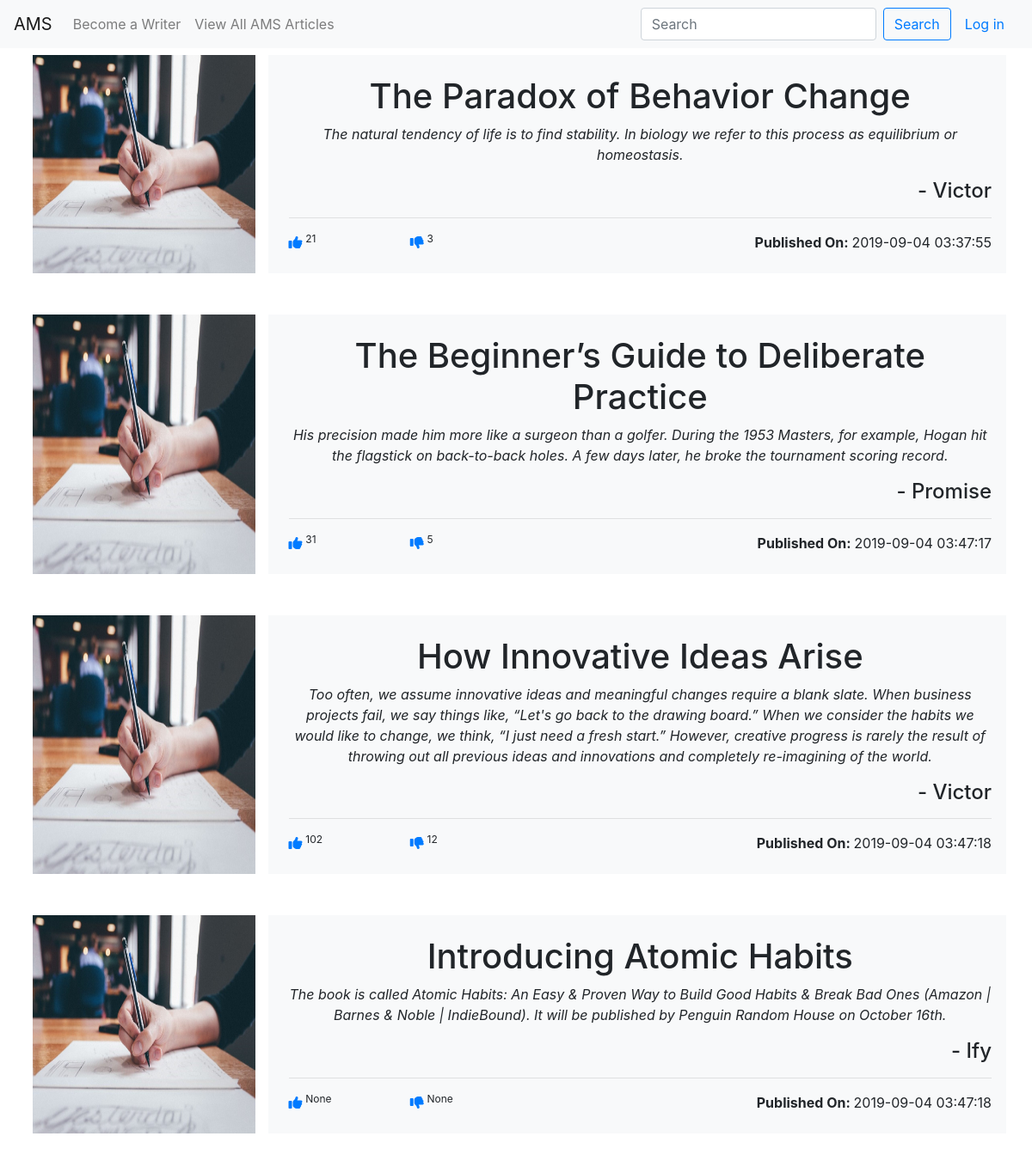
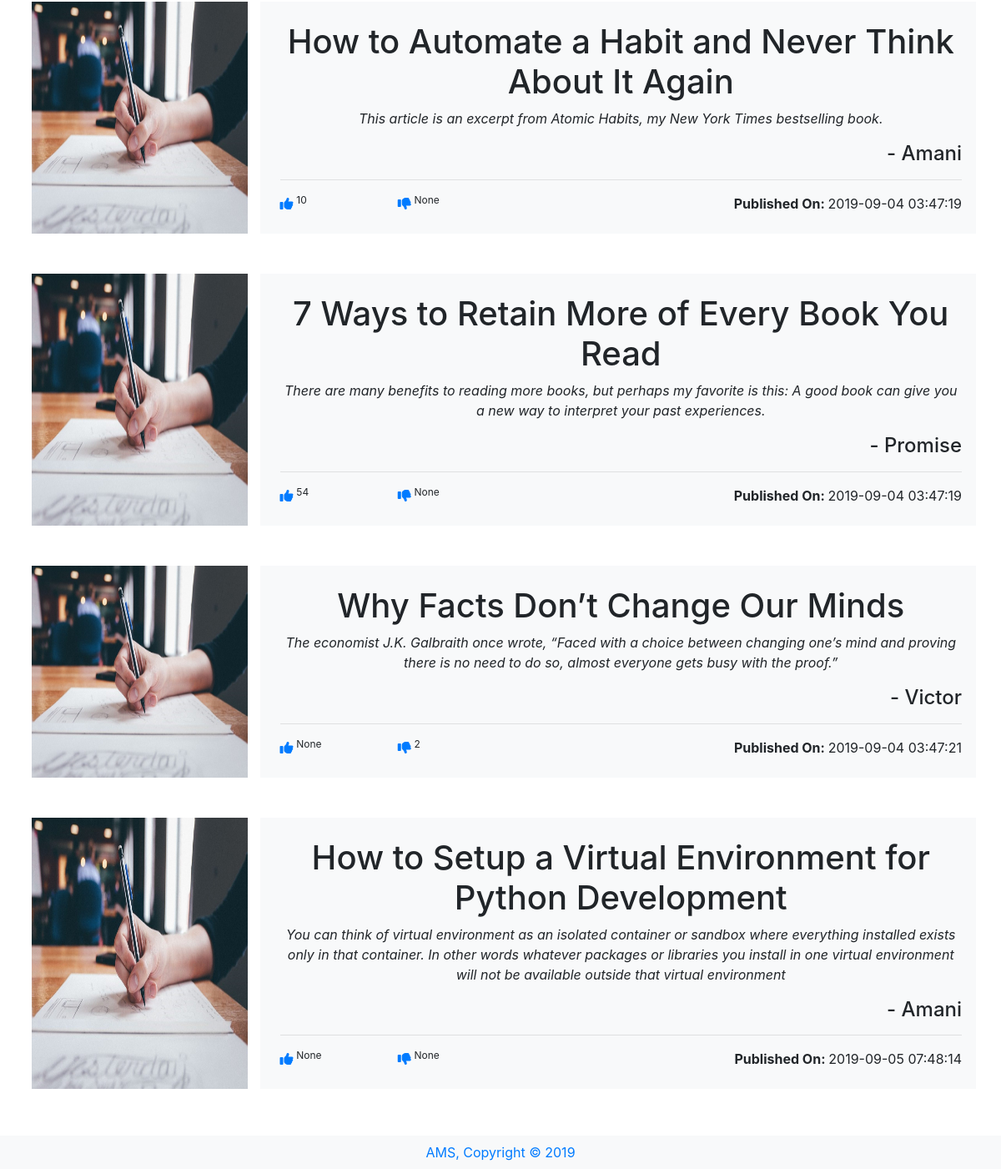
Screenshot of /viewall with the database file from the repository (2 pictures, top to bottom).
### tables this page shows
CREATE TABLE 'articles' ('id' integer PRIMARY KEY AUTOINCREMENT NOT NULL, 'userid' smallint NOT NULL, 'title' varchar(255) NOT NULL, 'description' varchar(300) NOT NULL, 'content' text NOT NULL, 'like' smallint, 'dislike' smallint, 'image' bytea, 'date' timestamp NOT NULL DEFAULT CURRENT_TIMESTAMP);

CREATE TABLE users(
    id INTEGER NOT NULL PRIMARY KEY,
    username VARCHAR(255) NOT NULL UNIQUE,
    email VARCHAR(255) NOT NULL UNIQUE,
    password VARCHAR(255) NOT NULL
);

### application.py (the view)
@app.route("/viewall")
def viewall():
    rows = db.execute("""SELECT articles.id, users.username, articles.title, articles.description,
    articles.content, articles.like, articles.dislike, articles.image, articles.date
    FROM users JOIN articles ON users.id = articles.userid""")
    return render_template("viewall.html", data=rows)

### application.py (called while the page is built)
@app.after_request
def after_request(response):
    response.headers["Cache-Control"] = "no-cache, no-store, must-revalidate"
    response.headers["Expires"] = 0
    response.headers["Pragma"] = "no-cache"
    return response

### templates/viewall.html (shortened to what this page needs)
{% extends "layout.html" %} {% block title %} View {% endblock %} {% block main
%}
<div id="articles" class="row">
  {% for datum in data %}
  <div class="article-img col-md-3">
    <img src="../static/article2.jpg" alt="">
  </div>
  <div class="article mb-5 bg-light p-4 col-md-9" onclick="openClose('more{{ datum.id }}')">
    <div class="article_head">
    <h1>{{ datum.title }}</h1>
    <p><i>{{ datum.description }}</i></p>
  </div>
  <h4 class="text-right">- {{ datum.username }}</h4>
  <hr>
    <div class="article_footer row">
      <span class="col-2 text-left"><b><i class="fas fa-thumbs-up text-primary"></i> </b><sup>{{ datum.like }}</sup></span>
      <span class="col-2 text-left"><b><i class="fas fa-thumbs-down text-primary"></i> </b><sup>{{ datum.dislike }}</sup></span>
      <span class="col-8 text-right"><b>Published On: </b>{{ datum.date }}</span>
    </div>
  </div>
  {% endfor %}
</div>
{% endblock %}

### templates/layout.html (shortened to what this page needs)
<!DOCTYPE html>
<html lang="en">
  <head>
    <link
      rel="stylesheet"
      href="/static/bootstrap.min.css"
    />
    <link rel="stylesheet" href="/static/styles.css" />
  </head>
  <body>
    <nav class="navbar navbar-expand-lg navbar-light bg-light">
      <a class="navbar-brand" href="/">AMS</a>
      <div class="collapse navbar-collapse" id="navbarSupportedContent">
        <ul class="navbar-nav mr-auto">
          {% if session.user_id %}
          <li class="nav-item">
            <a class="nav-link" href="/article">Write an Article</a>
          </li>
          <li class="nav-item dropdown">
            <a
              class="nav-link dropdown-toggle"
              href="#"
              id="navbarDropdown"
              role="button"
              data-toggle="dropdown"
            >
              My Articles
            </a>
            <div class="dropdown-menu" aria-labelledby="navbarDropdown">
              <a class="dropdown-item" href="/view">View My Articles</a>
              <a class="dropdown-item" href="/edit">Edit an Article</a>
              <div class="dropdown-divider"></div>
              <a class="dropdown-item" href="#">Something else here</a>
            </div>
          </li>
          {% else %}
          <li class="nav-item">
            <a class="nav-link" href="/register">Become a Writer</a>
          </li>
          {% endif %}
          <li class="nav-item">
            <a class="nav-link" href="viewall">View All AMS Articles</a>
          </li>
        </ul>
        <form class="form-inline my-2 my-lg-0" action="/search" method="GET">
          <input
            class="form-control mr-sm-2"
            type="search"
            name="search"
            placeholder="Search"
          />
          <button class="btn btn-outline-primary my-2 my-sm-0" type="submit">
            Search
          </button>
          {% if session.user_id %}
          <a class="nav-link" href="/logout">Log out</a>
          {% else %}
          <a class="nav-link" href="/login">Log in</a>
          {% endif %}
        </form>
      </div>
    </nav>
    <main class="container p-2">
      {% block main %}{% endblock %}
    </main>
    <footer class="text-center bg-light p-2">
      <a href="/">AMS, Copyright &copy; 2019</a>
    </footer>
  </body>
</html>

### static/styles.css (style rules this page uses)
h1 { text-align: center; }
main { overflow-x: auto; text-align: center; }
.article { cursor: pointer; }
.article-img img { width: 100%; height: 100%; object-fit: fill; padding-bottom: 3em; }

### rows the page displays
articles: title "The Paradox of Behavior Change", description "The natural tendency of life is to find stability. In biology we refer to this process as equilibrium or homeostasis.", username "Victor", like "21", dislike "3", date "2019-09-04 03:37:55"
articles: title "The Beginner’s Guide to Deliberate Practice", description "His precision made him more like a surgeon than a golfer. During the 1953 Masters, for example, Hogan hit the flagstick on back-to-back holes. A few days later, he broke the tournament scoring record.", username "Promise", like "31", dislike "5", date "2019-09-04 03:47:17"
articles: title "How Innovative Ideas Arise", description "Too often, we assume innovative ideas and meaningful changes require a blank slate. When business projects fail, we say things like, “Let's go back to the drawing board.” When we consider the habits we would like to change, we think, “I just need a fresh start.” However, creative progress is rarely the result of throwing out all previous ideas and innovations and completely re-imagining of the world.", username "Victor", like "102", dislike "12", date "2019-09-04 03:47:18"
articles: title "Introducing Atomic Habits", description "The book is called Atomic Habits: An Easy & Proven Way to Build Good Habits & Break Bad Ones (Amazon | Barnes & Noble | IndieBound). It will be published by Penguin Random House on October 16th.", username "Ify", like "None", dislike "None", date "2019-09-04 03:47:18"
articles: title "How to Automate a Habit and Never Think About It Again", description "This article is an excerpt from Atomic Habits, my New York Times bestselling book.", username "Amani", like "10", dislike "None", date "2019-09-04 03:47:19"
articles: title "7 Ways to Retain More of Every Book You Read", description "There are many benefits to reading more books, but perhaps my favorite is this: A good book can give you a new way to interpret your past experiences.", username "Promise", like "54", dislike "None", date "2019-09-04 03:47:19"
articles: title "Why Facts Don’t Change Our Minds", description "The economist J.K. Galbraith once wrote, “Faced with a choice between changing one’s mind and proving there is no need to do so, almost everyone gets busy with the proof.”", username "Victor", like "None", dislike "2", date "2019-09-04 03:47:21"
articles: title "How to Setup a Virtual Environment for Python Development", description "You can think of virtual environment as an isolated container or sandbox where everything installed exists only in that container. In other words whatever packages or libraries you install in one virtual environment will not be available outside that virtual environment", username "Amani", like "None", dislike "None", date "2019-09-05 07:48:14"
